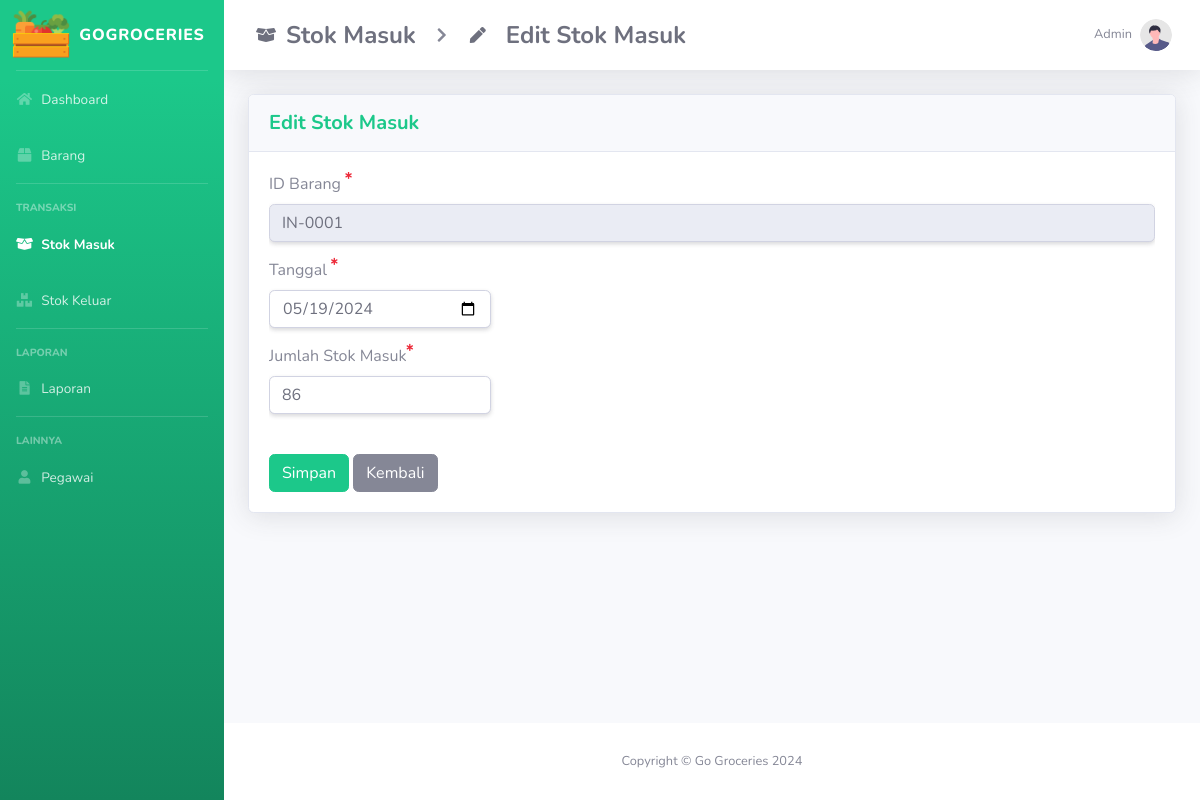
/edit-stokmasuk.php?update=IN-0001, run on the app's committed database.
### tables this page shows
CREATE TABLE `barang_masuk` (
  `id_masuk` varchar(10) NOT NULL,
  `id_barang` varchar(10) DEFAULT NULL,
  `jumlah_barang` int(11) DEFAULT NULL,
  `tanggal` date DEFAULT NULL
);

### edit-stokmasuk.php (the view, shortened to what this page needs)
<?php
    include "conn/conn.php";
    $query_select = mysqli_query($mysqli, "SELECT * FROM barang_masuk WHERE id_masuk = '$_GET[update]'");
    $result = mysqli_fetch_assoc($query_select);
?>
<!DOCTYPE html>
<html lang="en">
<head>
    <link href="Assets/vendor/fontawesome-free/css/all.min.css" rel="stylesheet" type="text/css" />
    <link href="Assets/css/sb-admin-2.min.css" rel="stylesheet" />
    <link href="assets/vendor/datatables/dataTables.bootstrap4.min.css" rel="stylesheet" />
</head>
<body id="page-top">
    <div id="wrapper">
      <ul
        class="navbar-nav bg-gradient-success sidebar sidebar-dark accordion"
        id="accordionSidebar"
      >
        <a
          class="sidebar-brand d-flex align-items-center justify-content-center"
          href="index.php"
        >
          <div class="sidebar-brand-icon">
            <img src="assets/img/icons.png" alt="" width="60px">
          </div>
          <div class="sidebar-brand-text mx-2">GOGROCERIES</div>
        </a>
        <hr class="sidebar-divider my-0" />
        <li class="nav-item">
          <a class="nav-link" href="index.php">
            <i class="fas fa-fw fa-home"></i>
            <span>Dashboard</span></a>
        </li>
        <li class="nav-item">
          <a class="nav-link" href="barang.php">
            <i class="fas fa-fw fa-box"></i>
            <span>Barang</span></a>
        </li>
        <hr class="sidebar-divider" />
        <div class="sidebar-heading">Transaksi</div>
        <li class="nav-item active">
          <a class="nav-link" href="stokmasuk.php">
            <i class="fas fa-fw fa-box-open"></i>
            <span>Stok Masuk</span></a>
        </li>
        <li class="nav-item">
          <a class="nav-link" href="stokkeluar.php">
            <i class="fas fa-fw fa-boxes"></i>
            <span>Stok Keluar</span></a>
        </li>
        <hr class="sidebar-divider d-none d-md-block" />
        <div class="sidebar-heading">Laporan</div>
        <li class="nav-item">
          <a class="nav-link" href="laporan.php">
            <i class="fas fa-fw fa-file-alt"></i>
            <span>Laporan</span></a>
        </li>
        <hr class="sidebar-divider d-none d-md-block" />
        <div class="sidebar-heading">Lainnya</div>
        <li class="nav-item">
          <a class="nav-link" href="pegawai.php">
            <i class="fas fa-fw fa-user"></i>
            <span>Pegawai</span></a>
        </li>
      </ul>
      <div id="content-wrapper" class="d-flex flex-column">
        <div id="content">
          <nav
            class="navbar navbar-expand navbar-light bg-white topbar mb-4 static-top shadow"
          >
            <a class="nav-link d-flex align-items-center" href="stokmasuk.php" >
                <i class="fas fa-fw fa-box-open" style="color:#6e707e"></i>
                <h1 class="h4 mb-0 text-gray-700 font-weight-bold" style="margin-left: 10px">Stok Masuk</h1>
            </a>
            <i class="fas fa-fw fa-chevron-right"></i>
            <a class="nav-link d-flex align-items-center" href="edit-stokmasuk.php" >
            <i class="fas fa-fw fa-pen mr-2" style="color:#6e707e"></i>
                <h1 class="h4 mb-0 text-gray-700 font-weight-bold" style="margin-left: 10px">Edit Stok Masuk</h1>
            </a>
            <ul class="navbar-nav ml-auto">
              <li class="nav-item dropdown no-arrow">
                <a
                  class="nav-link dropdown-toggle"
                  href="#"
                  id="userDropdown"
                  role="button"
                  data-toggle="dropdown"
                  aria-haspopup="true"
                  aria-expanded="false"
                >
                  <span class="mr-2 d-none d-lg-inline text-gray-600 small"
                    >Admin</span
                  >
                  <img
                    class="img-profile rounded-circle"
                    src="Assets/img/undraw_profile.svg"
                  />
                </a>
              </li>
            </ul>
          </nav>
          <div class="container-fluid">
            <div class="card shadow mb-4">
              <div class="card-header py-3">
                  <h5 class="m-0 font-weight-bold text-success">
                    Edit Stok Masuk
                  </h5>
              </div>
              <div class="card-body">
                <div class="table-responsive">
                  <form action="" method="POST">
                  <div class="form-group">
                        <label for="id_masuk">ID Barang <i class="fas fa-star-of-life" style="font-size: 7px; vertical-align: top; color: #ED2939"></i></label>
                        <input type="text" class="form-control shadow-sm" id="id_masuk" name="id_masuk" value="<?= $result['id_masuk']; ?>" readonly>
                    </div>
                    <div class="form-group">
                        <label for="tanggal_masuk">Tanggal <i class="fas fa-star-of-life" style="font-size: 7px; vertical-align: top; color: #ED2939"></i></label>
                        <input type="date" class="form-control w-25 shadow-sm" id="tanggal_masuk" name="tanggal_masuk" value="<?= $result['tanggal']; ?>" required>
                    </div>
                    <div class="form-group">
                        <label for="jumlah_barang">Jumlah Stok Masuk<i class="fas fa-star-of-life" style="font-size: 7px; vertical-align: top; color: #ED2939"></i></label>
                        <input type="number" class="form-control w-25 shadow-sm" id="jumlah_barang" name="jumlah_barang" value="<?= $result['jumlah_barang']; ?>" required>
                    </div>
                    <button type="submit" name="btn-simpan" class="btn btn-success mt-4">Simpan</button>
                    <a href="stokmasuk.php" class="btn btn-secondary mt-4">Kembali</a>
                  </form>
                </div>
              </div>
            </div>
          </div>
        </div>
        <footer class="sticky-footer bg-white">
          <div class="container my-auto">
            <div class="copyright text-center my-auto">
              <span>Copyright &copy; Go Groceries 2024</span>
            </div>
          </div>
        </footer>
      </div>
    </div>
</body>
</html>

### data on the page
barang_masuk: id_masuk "IN-0001", tanggal_masuk "05/19/2024", jumlah_barang "86"
